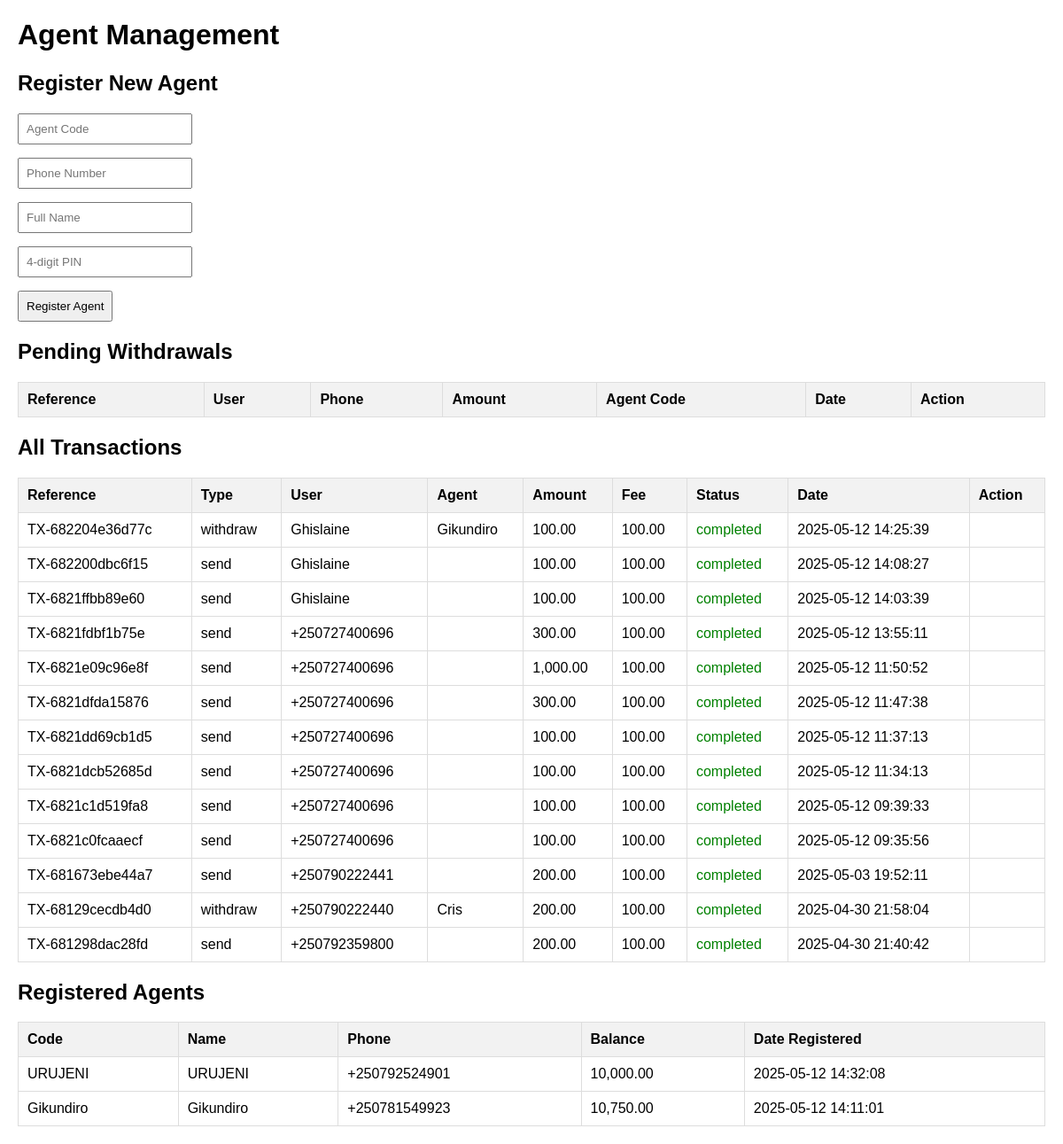
The app's page /admin/index.php with its own data.
### tables this page shows
CREATE TABLE `transactions` (
  `id` int(11) NOT NULL,
  `reference` varchar(50) DEFAULT NULL,
  `user_phone` varchar(20) DEFAULT NULL,
  `agent_code` varchar(20) DEFAULT NULL,
  `amount` decimal(10,2) DEFAULT NULL,
  `type` enum('send','withdraw') DEFAULT NULL,
  `status` enum('pending','completed','failed') DEFAULT NULL,
  `fee` decimal(10,2) DEFAULT 100.00,
  `created_at` timestamp NOT NULL DEFAULT current_timestamp()
);

CREATE TABLE `users` (
  `id` int(11) NOT NULL,
  `phone_number` varchar(20) DEFAULT NULL,
  `full_name` varchar(255) DEFAULT NULL,
  `pin_hash` varchar(255) DEFAULT NULL,
  `balance` decimal(10,2) DEFAULT 400.00,
  `created_at` timestamp NOT NULL DEFAULT current_timestamp()
);

CREATE TABLE `agents` (
  `id` int(11) NOT NULL,
  `agent_code` varchar(20) DEFAULT NULL,
  `phone_number` varchar(20) DEFAULT NULL,
  `full_name` varchar(255) DEFAULT NULL,
  `pin_hash` varchar(255) DEFAULT NULL,
  `approved` tinyint(1) DEFAULT 0,
  `balance` decimal(10,2) DEFAULT 0.00,
  `created_at` timestamp NOT NULL DEFAULT current_timestamp()
);

### util.php (called while the page is built, shortened)
<?php
class Util {
    public static function formatAmount($amount) {
        return number_format($amount, 2);
    }
}
?>

### admin/index.php (the view, shortened to what this page needs)
<?php
require_once '../Util.php';
$util = new Util();
$pdo = $util->getConnection();
$agents = $pdo->query("
    SELECT * FROM agents
    ORDER BY created_at DESC
")->fetchAll();
$transactions = $pdo->query("
    SELECT t.*,
           u.full_name as user_name,
           a.full_name as agent_name
    FROM transactions t
    LEFT JOIN users u ON t.user_phone = u.phone_number
    LEFT JOIN agents a ON t.agent_code = a.agent_code
    ORDER BY t.created_at DESC
    LIMIT 100
")->fetchAll();
?>
<!DOCTYPE html>
<html>
<head>
</head>
<body>
    <h1>Agent Management</h1>
    <h2>Register New Agent</h2>
    <form method="POST">
        <div class="form-group">
            <input type="text" name="agent_code" placeholder="Agent Code" required>
        </div>
        <div class="form-group">
            <input type="text" name="phone" placeholder="Phone Number" required>
        </div>
        <div class="form-group">
            <input type="text" name="full_name" placeholder="Full Name" required>
        </div>
        <div class="form-group">
            <input type="password" name="pin" placeholder="4-digit PIN" required>
        </div>
        <button type="submit" name="register_agent">Register Agent</button>
    </form>
    <h2>Pending Withdrawals</h2>
    <table>
        <tr>
            <th>Reference</th>
            <th>User</th>
            <th>Phone</th>
            <th>Amount</th>
            <th>Agent Code</th>
            <th>Date</th>
            <th>Action</th>
        </tr>
    </table>
    <h2>All Transactions</h2>
    <table>
        <tr>
            <th>Reference</th>
            <th>Type</th>
            <th>User</th>
            <th>Agent</th>
            <th>Amount</th>
            <th>Fee</th>
            <th>Status</th>
            <th>Date</th>
            <th>Action</th>
        </tr>
        <?php foreach($transactions as $tx): ?>
        <tr>
            <td><?= htmlspecialchars($tx['reference']) ?></td>
            <td><?= htmlspecialchars($tx['type']) ?></td>
            <td><?= htmlspecialchars($tx['user_name'] ?? $tx['user_phone']) ?></td>
            <td><?= htmlspecialchars($tx['agent_name'] ?? $tx['agent_code']) ?></td>
            <td><?= Util::formatAmount($tx['amount']) ?></td>
            <td><?= Util::formatAmount($tx['fee']) ?></td>
            <td class="status-<?= htmlspecialchars($tx['status']) ?>">
                <?= htmlspecialchars($tx['status']) ?>
            </td>
            <td><?= htmlspecialchars($tx['created_at']) ?></td>
            <td>
            </td>
        </tr>
        <?php endforeach; ?>
    </table>
    <h2>Registered Agents</h2>
    <table>
        <tr>
            <th>Code</th>
            <th>Name</th>
            <th>Phone</th>
            <th>Balance</th>
            <th>Date Registered</th>
        </tr>
        <?php foreach($agents as $agent): ?>
        <tr>
            <td><?= htmlspecialchars($agent['agent_code']) ?></td>
            <td><?= htmlspecialchars($agent['full_name']) ?></td>
            <td><?= htmlspecialchars($agent['phone_number']) ?></td>
            <td><?= Util::formatAmount($agent['balance']) ?></td>
            <td><?= htmlspecialchars($agent['created_at']) ?></td>
        </tr>
        <?php endforeach; ?>
    </table>
</body>
</html>

### admin/index.php (style rules this page uses)
body { font-family: Arial, sans-serif; margin: 20px; }
table { width: 100%; border-collapse: collapse; margin-bottom: 20px; }
th, td { padding: 10px; border: 1px solid #ddd; text-align: left; }
th { background-color: #f2f2f2; }
.form-group { margin-bottom: 15px; }
input, button, select { padding: 8px; }
.status-completed { color: green; }

### records on screen
transactions: reference "TX-682204e36d77c", type "withdraw", users.full_name "Ghislaine", agents.full_name "Gikundiro", amount "100.00", fee "100.00", status "completed", created_at "2025-05-12 14:25:39"
transactions: reference "TX-682200dbc6f15", type "send", users.full_name "Ghislaine", amount "100.00", fee "100.00", status "completed", created_at "2025-05-12 14:08:27"
transactions: reference "TX-6821ffbb89e60", type "send", users.full_name "Ghislaine", amount "100.00", fee "100.00", status "completed", created_at "2025-05-12 14:03:39"
transactions: reference "TX-6821fdbf1b75e", type "send", user_phone "+250727400696", amount "300.00", fee "100.00", status "completed", created_at "2025-05-12 13:55:11"
transactions: reference "TX-6821e09c96e8f", type "send", user_phone "+250727400696", amount "1,000.00", fee "100.00", status "completed", created_at "2025-05-12 11:50:52"
transactions: reference "TX-6821dfda15876", type "send", user_phone "+250727400696", amount "300.00", fee "100.00", status "completed", created_at "2025-05-12 11:47:38"
transactions: reference "TX-6821dd69cb1d5", type "send", user_phone "+250727400696", amount "100.00", fee "100.00", status "completed", created_at "2025-05-12 11:37:13"
transactions: reference "TX-6821dcb52685d", type "send", user_phone "+250727400696", amount "100.00", fee "100.00", status "completed", created_at "2025-05-12 11:34:13"
transactions: reference "TX-6821c1d519fa8", type "send", user_phone "+250727400696", amount "100.00", fee "100.00", status "completed", created_at "2025-05-12 09:39:33"
transactions: reference "TX-6821c0fcaaecf", type "send", user_phone "+250727400696", amount "100.00", fee "100.00", status "completed", created_at "2025-05-12 09:35:56"
transactions: reference "TX-681673ebe44a7", type "send", user_phone "+250790222441", amount "200.00", fee "100.00", status "completed", created_at "2025-05-03 19:52:11"
transactions: reference "TX-68129cecdb4d0", type "withdraw", user_phone "+250790222440", agent_code "Cris", amount "200.00", fee "100.00", status "completed", created_at "2025-04-30 21:58:04"
transactions: reference "TX-681298dac28fd", type "send", user_phone "+250792359800", amount "200.00", fee "100.00", status "completed", created_at "2025-04-30 21:40:42"
agents: agent_code "URUJENI", full_name "URUJENI", phone_number "+250792524901", balance "10,000.00", created_at "2025-05-12 14:32:08"
agents: agent_code "Gikundiro", full_name "Gikundiro", phone_number "+250781549923", balance "10,750.00", created_at "2025-05-12 14:11:01"
